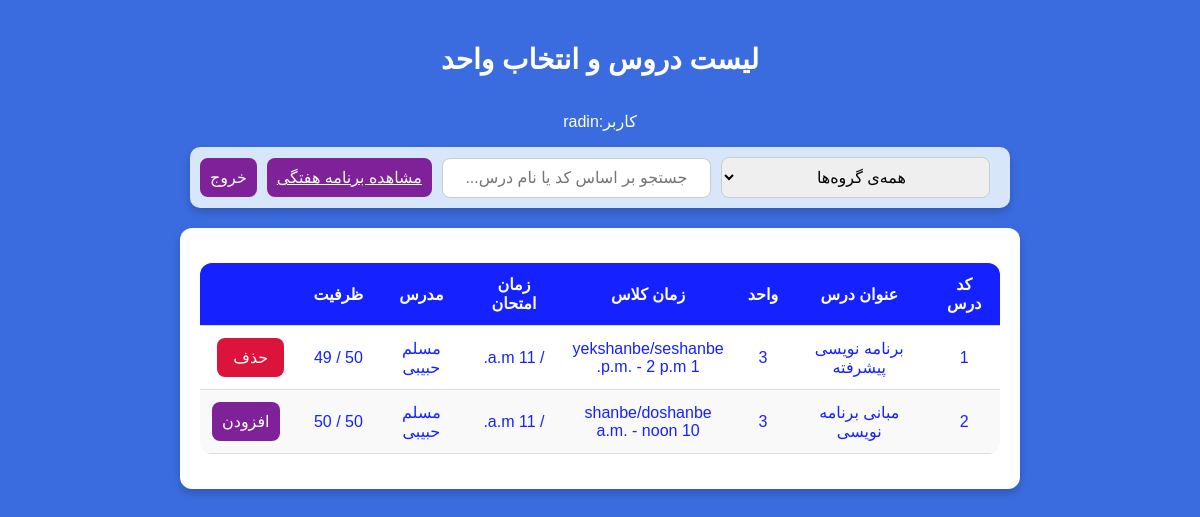
/courses/ (signed in), run on an earlier commit of the app's database.
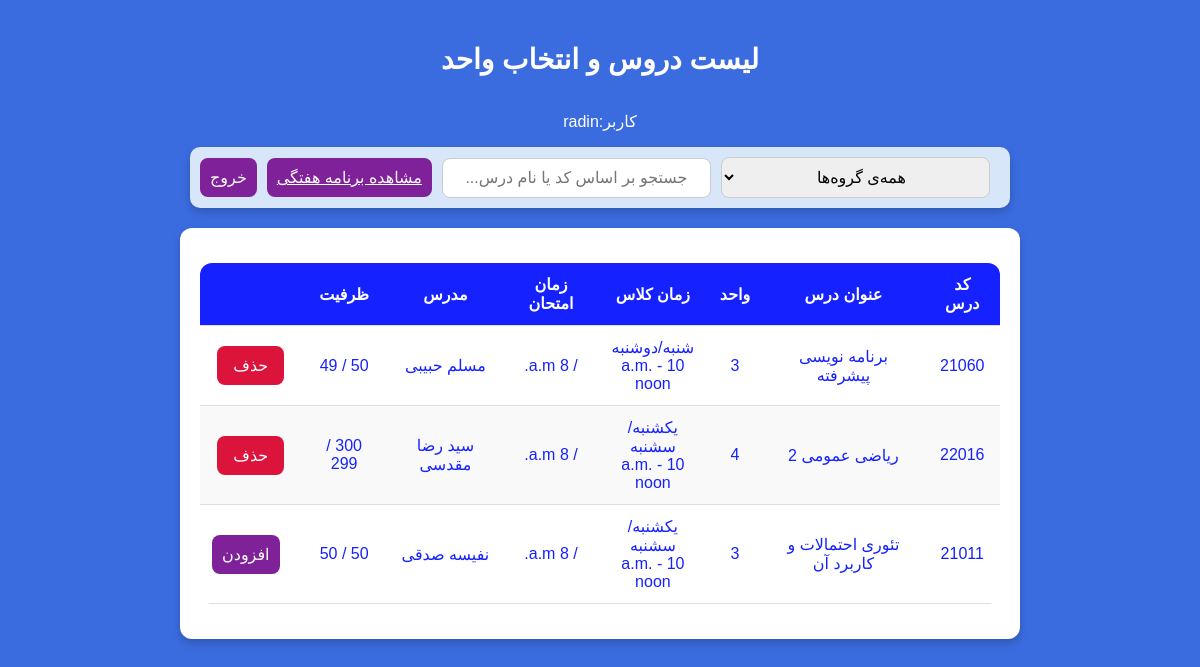
And on a later commit of the database.
### courses/models.py (models this page shows, shortened)
class Course(models.Model):
    id = models.AutoField(primary_key=True)
    code = models.CharField(null=True, max_length=100, blank=True)
    name = models.CharField(max_length=100)
    credits = models.IntegerField()
    classDays = models.CharField(max_length=20, choices=WEEKDAY_CHOICES, null=True)  # Stores "Sunday/Tuesday", etc.
    startTime = models.TimeField(null=True)
    endTime = models.TimeField(null=True)
    pishniaz = models.IntegerField(blank=True , null=True)
    hamniaz = models.IntegerField(blank=True, null=True)
    examDate = jmodels.jDateField(null=True, verbose_name="Exam Date (Jalali)")  # Jalali Date ONLY
    examTime = models.TimeField(null=True, verbose_name="Exam Time")  # Time ONLY
    capacity = models.IntegerField()
    remainingCapacity = models.IntegerField()
    department = models.ForeignKey(Department, on_delete=models.CASCADE, related_name='courses')
    instructor = models.ForeignKey(Instructor, on_delete=models.CASCADE, related_name='courses')

class Instructor(models.Model):
    id = models.AutoField(primary_key=True)
    name = models.CharField(max_length=100, unique=True)  # Ensure unique instructor names
    department = models.ForeignKey(Department, on_delete=models.CASCADE, related_name='instructors')

### courses/views.py (the view, shortened to what this page needs)
# urls.py: path('courses/', CourseListView.as_view(), name='course_list'),
class CourseListView(LoginRequiredMixin, UserPassesTestMixin, ListView):
    model = Course
    template_name = 'course_list.html'
    context_object_name = 'courses'
    login_url = '/login/'  # Redirect to login page if not authenticated
    def test_func(self):
        return self.request.user.is_authenticated and self.request.user.user_level == "student" and not self.request.user.is_superuser
    def get_context_data(self, **kwargs):
        context = super().get_context_data(**kwargs)
        context['departments'] = Department.objects.all()  # Send department list
        context['user'] = self.request.user  # Pass logged-in user's name
        context['selected_course'] = SelectedCourse.objects.filter(user = self.request.user).values_list('course__code', flat=True)
        return context

### courses/templates/course_list.html (shortened to what this page needs)
<!DOCTYPE html>
<html lang="en">
<head>
    {% load static %}
    <link rel="stylesheet" href="{% static 'courses/courseList.css' %}">
</head>
<body>
    <h2>لیست دروس و انتخاب واحد</h2>
    <p>کاربر:{{ user.name }}</p>
    <div class="search">
        <select id="departmentFilter">
            <option value="">همه‌ی گروه‌ها</option>
        </select>
        <input type="text" id="searchInput" placeholder="جستجو بر اساس کد یا نام درس...">
        <a href="{% url 'weekly_schedule' %}" class="add-btn">مشاهده برنامه هفتگی</a>
        <form method="post" action="{% url 'logout' %}">
            <button type="submit" class="add-btn">خروج</button>
        </form>
    </div>
    <div class="container">
        <table>
            <thead>
                <tr>
                    <th>کد درس</th>
                    <th>عنوان درس</th>
                    <th>واحد</th>
                    <th>زمان کلاس</th>
                    <th>زمان امتحان</th>
                    <th>مدرس</th>
                    <th>ظرفیت</th>
                    <th></th>
                </tr>
            </thead>
            <tbody id="courseTable">
                {% for course in courses %}
                <tr data-code="{{ course.code }}" data-name="{{ course.name }}" data-department="{{ course.department.name }}">
                    <td>{{ course.code }}</td>
                    <td>{{ course.name }}</td>
                    <td>{{ course.credits }}</td>
                    <td>
                        <div>{{ course.classDays }}</div>
                        <div>{{ course.startTime }} - {{ course.endTime }}</div>
                    </td>
                    <td>{{ course.examDate }} / {{ course.examTime }}</td>
                    <td>{{ course.instructor.name }}</td>
                    <td>{{ course.capacity }} / {{ course.remainingCapacity }}</td>
                    <td>
                        <form method = "POST" action="{% if course.code in selected_course %}{% url 'remove_selected_course' %}{% else %}{% url 'course_list' %}{% endif %}">
                               {%if course.code in selected_course%}
                               <button type='submit' class='delete-btn'> حذف  </button>
                               {%else%}
                               <button type='submit' class='add-btn'> افزودن </button>
                               {%endif%}
                        </form>
                    </td>
                </tr>
                {% empty %}
                <tr>
                    <td colspan="8" style="text-align:center;">No courses available</td>
                </tr>
                {% endfor %}
            </tbody>
        </table>
    </div>
</body>
</html>

What changed in the data, as far as the page shows it:
removed Course: code "2", name "مبانی برنامه نویسی", credits "3", classDays "shanbe/doshanbe", startTime "10 a.m.", endTime "noon", examTime "11 a.m.", instructor.name "مسلم حبیبی", capacity "50", remainingCapacity "50", shows "افزودن"
changed Course "برنامه نویسی پیشرفته": code "1" → "21060"; classDays "yekshanbe/seshanbe" → "شنبه/دوشنبه"; startTime "1 p.m." → "10 a.m."; endTime "2 p.m." → "noon"; examTime "11 a.m." → "8 a.m."
added Course: code "22016", name "ریاضی عمومی 2", credits "4", classDays "یکشنبه/سشنبه", startTime "10 a.m.", endTime "noon", examTime "8 a.m.", instructor.name "سید رضا مقدسی", capacity "300", remainingCapacity "299", shows "حذف"
added Course: code "21011", name "تئوری احتمالات و کاربرد آن", credits "3", classDays "یکشنبه/سشنبه", startTime "10 a.m.", endTime "noon", examTime "8 a.m.", instructor.name "نفیسه صدقی", capacity "50", remainingCapacity "50", shows "افزودن"
